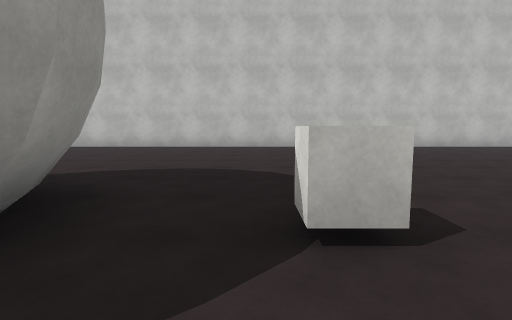
[1] (above)

17 first-person views from a walk through a 3-D level made in the Unity game engine. The camera is 1.2 m above the floor, tilts 6° down and sees 80° across. The floor is counted in squares, 2 m on a side. Each view is taken from the middle of a square. On the plan, view 1 faces up. The plan holds only what a view shows up to about 9 squares ahead; the rest is blank. The place goes on beyond the plan. The player character is not drawn. Some animated figures are not drawn. Surface patterns are stand-ins for the level's own textures.

[2]
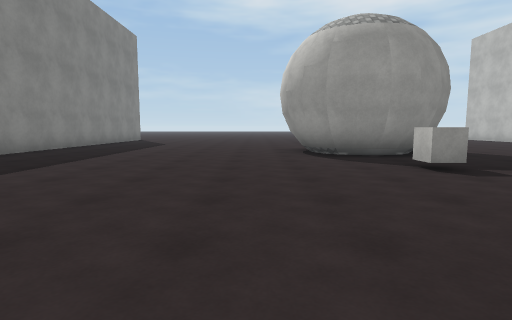

[3]
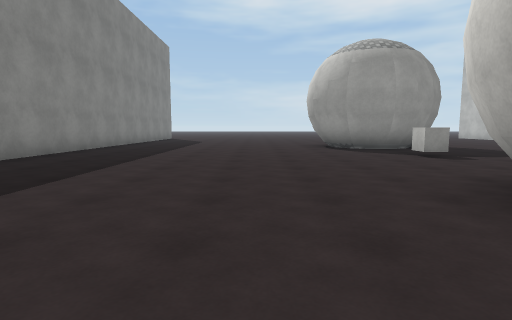

[4]
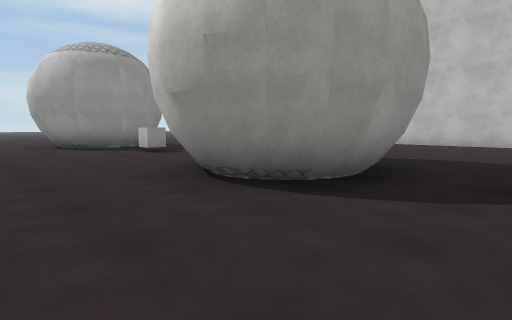

[5]
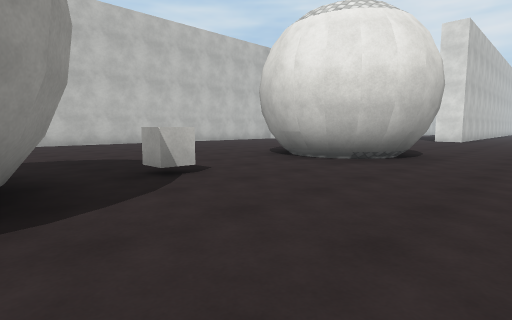

[6]
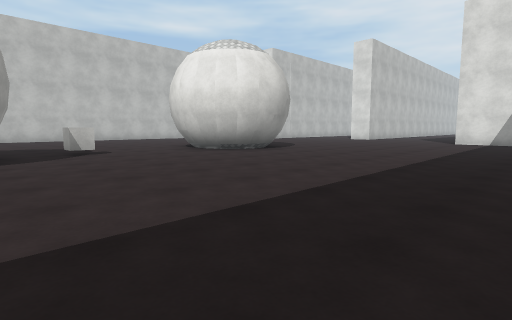

[7]
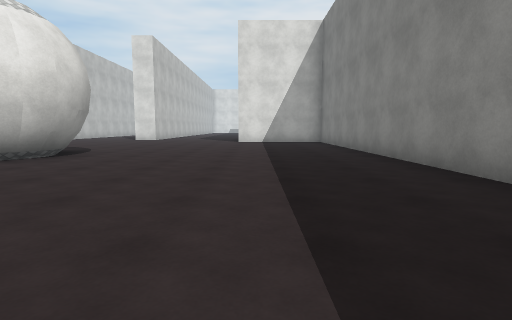

[8]
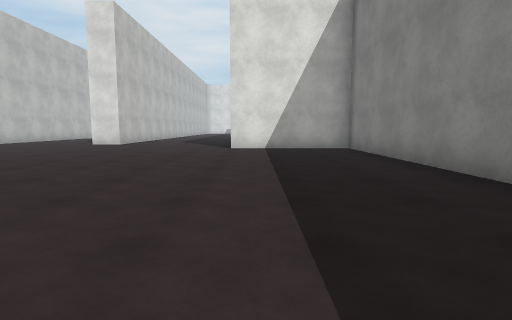

[9]
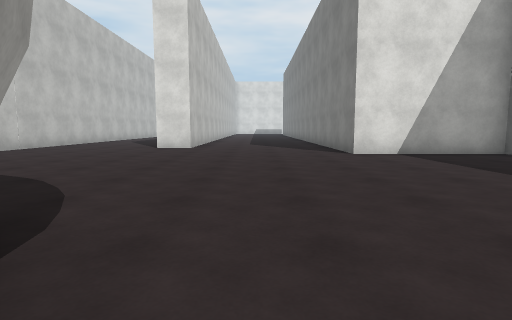

[10]
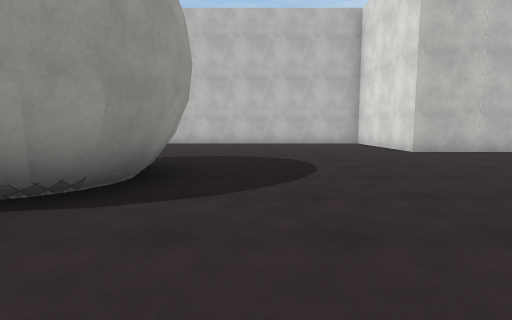

[11]
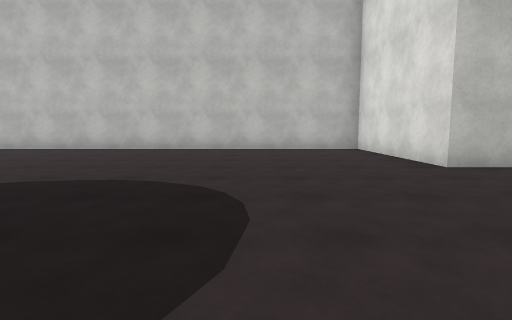

[12]
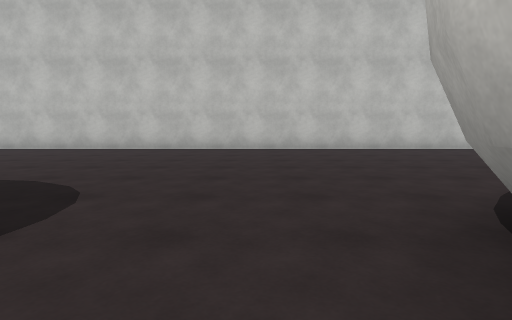

[13]
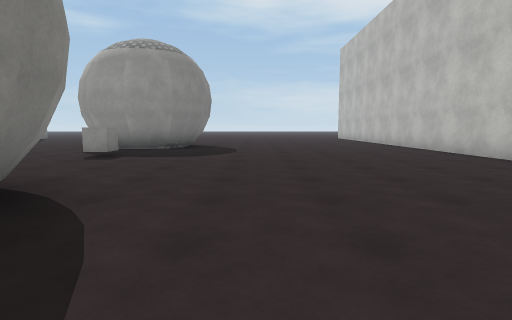

[14]
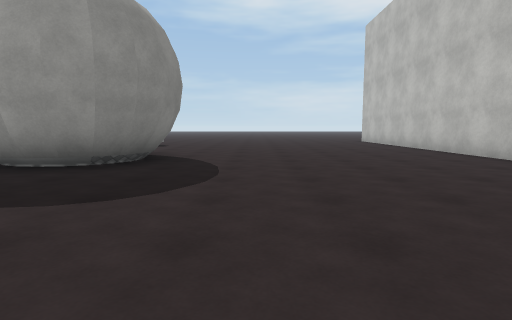

[15]
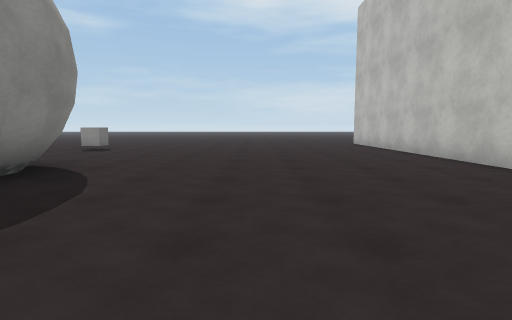

[16]
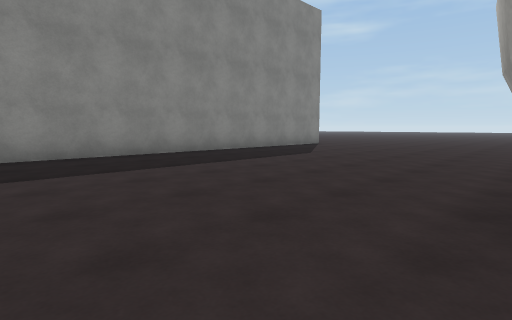

[17]
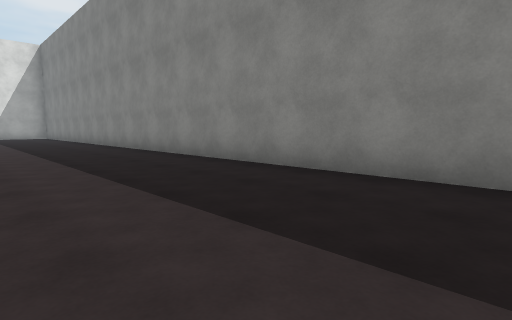

### Floor plan
Points are (right, up) in squares from view 1. A wall is a line through its corners. A room is listed if a view was taken in it or the views show most of it. See-through windows are left out.
Room 1 (views 1, 2, 3, 4, 5, 6, 7, 8, 9, 10, 11, 12, 13, 14, 15, 16, 17)
walls: (6.7, 1.6) (6.7, 1); (6.3, 0.5) (6.1, 0.2); (6.6, 2.2) (6.7, 1.3) (6.2, 0.3) (5.5, -0.1); (5.7, -0.1) (4.8, -0.3) (4.1, 0.1); (5, -0.2) (4.6, -0.2); (4, 3) (4.7, 3.3) (5.2, 3.4); (10.7, 1.6) (10.8, 2.2); (11.1, 0.4) (10.8, 1.1); (12.1, -0.2) (11.5, 0.1) (10.8, 0.8) (10.7, 1.9) (11.1, 2.7) (11.4, 3.1); (13.4, 0.1) (13, -0.1) (12.3, -0.2) (12, -0.1); (14, 1.1) (13.8, 0.6) (13.2, 0); (13.9, 2.2) (14, 1.6); (14.1, 1.7) (14, 1); (-1.1, 1.6) (-1.2, 1); (-1.2, 1.1) (-1.7, 0.2); (-1.3, 2.2) (-1.2, 1.5); (-1.6, 0.4) (-2, -0.1); (-1.6, 3) (-1.2, 2.1); (-1.8, 0.1) (-2.2, -0.1) (-2.8, -0.2); (-3.1, 3.4) (-2.1, 3.3) (-1.8, 3.1) (-1.5, 2.8); (-3.8, 3) (-3.2, 3.4) (-2.7, 3.5); (21.5, 5.6) (19, 5.6) (19, 9.8) (-6.5, 9.8); (-6.1, -6.8) (19, -6.8) (19, -3.3) (21, -3.3)
low walls: (6.5, 1.2) (6.1, 0.4); (6.2, 0.8) (5.8, 0.4); (6.5, 1.7) (6.4, 1.1); (6.2, 0.6) (6, 0.3) (5.6, 0.1) (5, 0) (4.5, 0.1); (6.4, 2.1) (6.5, 1.6); (4.1, 2.9) (4.7, 3.2); (10.9, 1.5) (11, 2.2); (11, 2.1) (11.3, 2.5); (11.2, 0.8) (11, 1.1); (11.6, 0.3) (11.1, 0.9) (11, 1.6); (12.4, 0.2) (11.9, 0.2) (11.5, 0.5); (12.5, -0.1) (12, 0) (11.5, 0.3); (12.9, 0.1) (12.4, 0); (13.5, 0.8) (13.2, 0.5); (13.7, 0.7) (13.3, 0.2); (13.8, 2.2) (13.9, 1.4) (13.6, 0.6); (13.9, 1.6) (13.8, 1.1); (-1.3, 1.7) (-1.4, 1.1) (-1.7, 0.6); (-1.5, 2.1) (-1.4, 1.6); (-1.6, 0.8) (-2, 0.4) (-2.6, 0.1) (-2.9, 0); (-1.9, 0.3) (-2.4, 0); (-1.8, 2.8) (-1.4, 2); (-2.4, 3.2) (-2, 2.9) (-1.7, 2.6); (-3.3, 3.1) (-3, 3.2) (-2.3, 3.1)
ways out: gap at (7, 2)
objects: cube (0, 2); cube (8, 2)

Where each view was taken, in squares from view 1:
view 1: 0 up, 0 right, facing up
view 2: 1 down, 5 right, facing left
view 3: 2 down, 7 right, facing left
view 4: 2 down, 8 right, facing up-left
view 5: 2 down, 6 right, facing up-right
view 6: 6 down, 6 right, facing up-right
view 7: 4 down, 6 right, facing right
view 8: 4 down, 10 right, facing right
view 9: 1 down, 12 right, facing right
view 10: 2 down, 15 right, facing up
view 11: 1 up, 16 right, facing up
view 12: 1 up, 10 right, facing up
view 13: 5 up, 7 right, facing left
view 14: 5 up, 3 right, facing left
view 15: 6 up, 1 right, facing left
view 16: 0 up, 0 right, facing down-left
view 17: 3 down, 1 left, facing down-right
